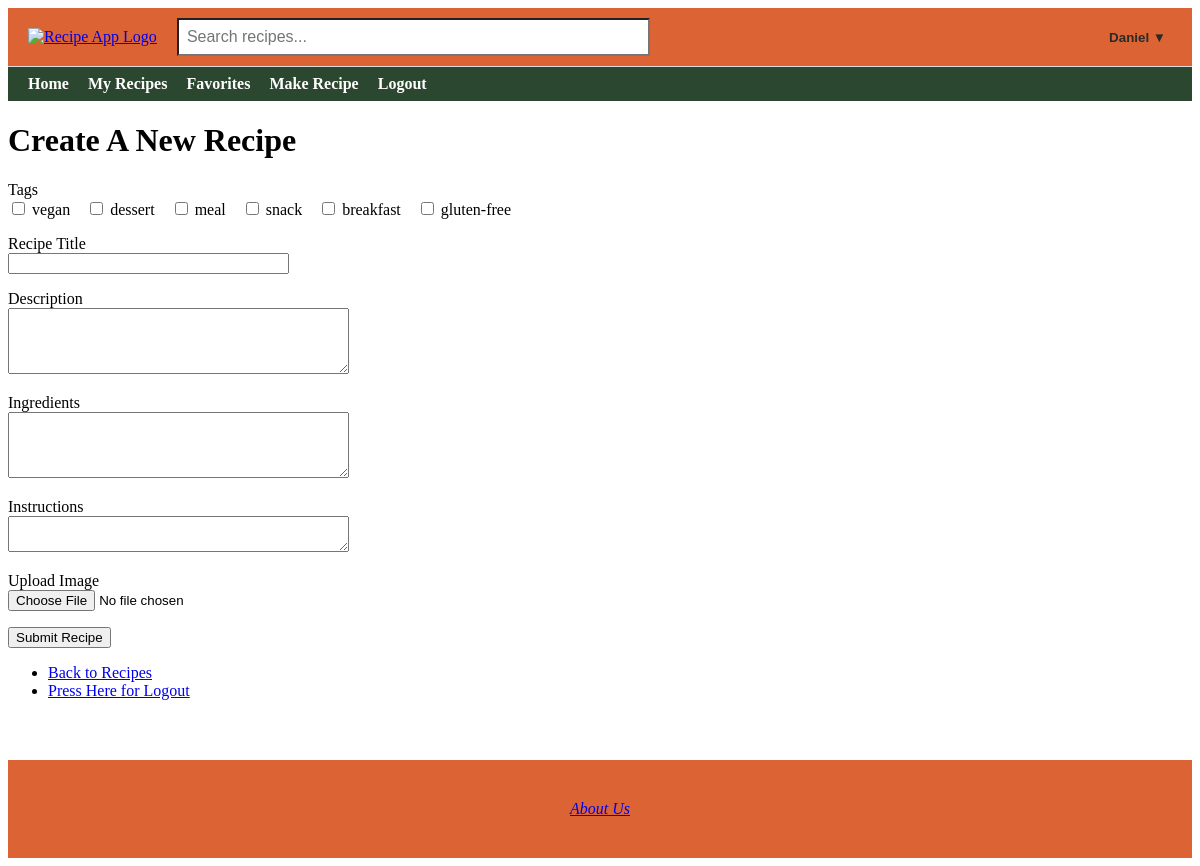
The app's page /make_recipe (signed in) with its own data.
### app/models.py (models this page shows)
class User(db.Model, UserMixin):
    id = db.Column(db.Integer, primary_key=True)  # Unique user ID
    username = db.Column(db.String(20), unique=True, nullable=False)  # Username
    email = db.Column(db.String(120), unique=True, nullable=False)  # Email address
    password = db.Column(db.String(60), nullable=False)  # Hashed password
    recipes = db.relationship('Recipe', backref='author', lazy=True, overlaps="user,user_recipes")
    profile = db.relationship('Profile', backref='user', uselist=False)  # Relationship to profile (one-to-one)
    favorites = db.relationship(
        'Recipe',
        secondary=favorites,
        backref=db.backref('favorited_by', lazy='dynamic'),
        lazy='dynamic'
    )

class Tag(db.Model):
    id = db.Column(db.Integer, primary_key=True)
    name = db.Column(db.String(32), unique=True, nullable=False)

### app/routes.py (the view, shortened to what this page needs)
@app.route('/make_recipe', methods=['GET', 'POST'])
@login_required
def make_recipe():
    form = RecipeForm()
    form.tags.choices = [(tag.id, tag.name) for tag in Tag.query.all()]
    return render_template('new_recipe.html', form=form)

### app/forms.py
class RecipeForm(FlaskForm):
    title = StringField('Recipe Title', validators=[DataRequired()])
    description = TextAreaField('Description', validators=[DataRequired()])
    ingredients = TextAreaField('Ingredients', validators=[DataRequired()])
    instructions = TextAreaField('Instructions', validators=[DataRequired()])
    image = FileField('Upload Image', validators=[FileAllowed(['jpg', 'jpeg', 'png'], 'Images only!')])
    remove_image = BooleanField('Remove current image')
    submit = SubmitField('Submit Recipe')
    tags = MultiCheckboxField('Tags', coerce=int)

### app/routes.py (called while the page is built)
@login_manager.user_loader
def load_user(user_id):
    return User.query.get(int(user_id))

@app.context_processor
def inject_user():
    return dict(current_user=current_user)

### app/templates/new_recipe.html (shortened to what this page needs)
{% extends "base.html" %}
{% block content %}
<h1>Create A New Recipe</h1>
<form method="POST" enctype="multipart/form-data">
    <p>
        {{ form.tags.label }}<br>
        {% for subfield in form.tags %}
            <label style="display: inline-block; margin-right: 12px;">
                {{ subfield() }} {{ subfield.label.text }}
            </label>
        {% endfor %}
    </p>
    <p>
        {{ form.title.label }}<br>
        {{ form.title(size=32) }}
    </p>
    <p>
        {{ form.description.label }}<br>
        {{ form.description(cols=40, rows=4) }}
    </p>
    <p>
        {{ form.ingredients.label }}<br>
        {{ form.ingredients(cols=40, rows=4) }}
    </p>
    <p>
        {{ form.instructions.label }}<br>
        {{ form.instructions(cols=40, row=4) }}
    </p>
    <p>
        {{ form.image.label }}<br>
        {{ form.image() }}
    </p>
    <p>{{ form.submit() }}</p>
</form>
<nav>
    <ul>
        <li><a href="{{ url_for('recipes') }}">Back to Recipes</a></li>
        <li><a href="{{ url_for('logout') }}">Press Here for Logout</a></li>
    </ul>
</nav>
{% endblock %}

### app/templates/base.html (shortened to what this page needs)
<!DOCTYPE html>
<html lang="en">
<head>
</head>
<body>
    <div class="top-navbar">
        <div class="logo">
            <a href="{{ url_for('home') }}">
                <img src="{{ url_for('static', filename='spartan.png') }}" alt="Recipe App Logo">
            </a>
        </div>
        <div class="search-bar">
            <form action="{{ url_for('visitor_recipes') }}" method="get">
                <input type="text" name="q" placeholder="Search recipes...">
            </form>
        </div>
        <div class="login-link">
            {% if current_user.is_authenticated %}
                <div class="dropdown">
                    <button class="dropdown-toggle">{{ current_user.username }} ▼</button>
                </div>
            {% elif session.get('visitor_email') %}
                <a href="{{ url_for('logout') }}">Exit Visitor Mode</a>
            {% else %}
                <a href="{{ url_for('login') }}">Login</a>
            {% endif %}
        </div>
    </div>
    <div class="bottom-navbar">
    <a href="{{ url_for('home') }}" {% if request.endpoint == 'home' %}class="active"{% endif %}>Home</a>
    {% if current_user.is_authenticated %}
        <a href="{{ url_for('recipes') }}" {% if request.endpoint == 'recipes' %}class="active"{% endif %}>My Recipes</a>
        <a href="{{ url_for('view_favorites') }}" {% if request.endpoint == 'view_favorites' %}class="active"{% endif %}>Favorites</a>
        <a href="{{ url_for('make_recipe') }}" {% if request.endpoint == 'make_recipe' %}class="active"{% endif %}>Make Recipe</a>
        <a href="{{ url_for('logout') }}">Logout</a>
    {% elif session.get('visitor_email') %}
        <a href="{{ url_for('visitor_recipes') }}" {% if request.endpoint == 'visitor_recipes' %}class="active"{% endif %}>Visitor Recipes</a>
        <a href="{{ url_for('logout') }}">Exit Visitor Mode</a>
    {% else %}
        <a href="{{ url_for('login') }}" {% if request.endpoint == 'login' %}class="active"{% endif %}>Login</a>
        <a href="{{ url_for('register') }}" {% if request.endpoint == 'register' %}class="active"{% endif %}>Register</a>
    {% endif %}
    </div>
    {% block content %}{% endblock %}
    <footer>
    <a href="{{ url_for('about_us') }}">About Us</a>
</footer>
</body>
</html>

### app/templates/base.html (style rules this page uses)
.top-navbar { display: flex; align-items: center; justify-content: space-between; padding: 10px 20px; background-color: #dc6434; border-bottom: 1px solid #ddd; }
.top-navbar .logo img { height: 50px; }
.top-navbar .search-bar { flex: 1; margin: 0 20px; }
.top-navbar .search-bar input[type="text"] { width: 50%; padding: 8px; font-size: 16px; background-color: #ffffff }
.bottom-navbar { background-color: #2c4730; padding: 8px 20px; }
.bottom-navbar a { margin-right: 15px; text-decoration: none; font-weight: bold; color: #ffffff; }
footer { margin-top: 60px; padding: 40px 20px; text-align: center; background-color: #dc6434; color: #fbdb92; font-style: italic; }
.dropdown { position: relative; display: inline-block; }
.dropdown-toggle { background: none; border: none; font-weight: bold; cursor: pointer; color: #282B28; }

### records on screen
User: username "Daniel"
Tag: label.text "vegan"
Tag: label.text "dessert"
Tag: label.text "meal"
Tag: label.text "snack"
Tag: label.text "breakfast"
Tag: label.text "gluten-free"
